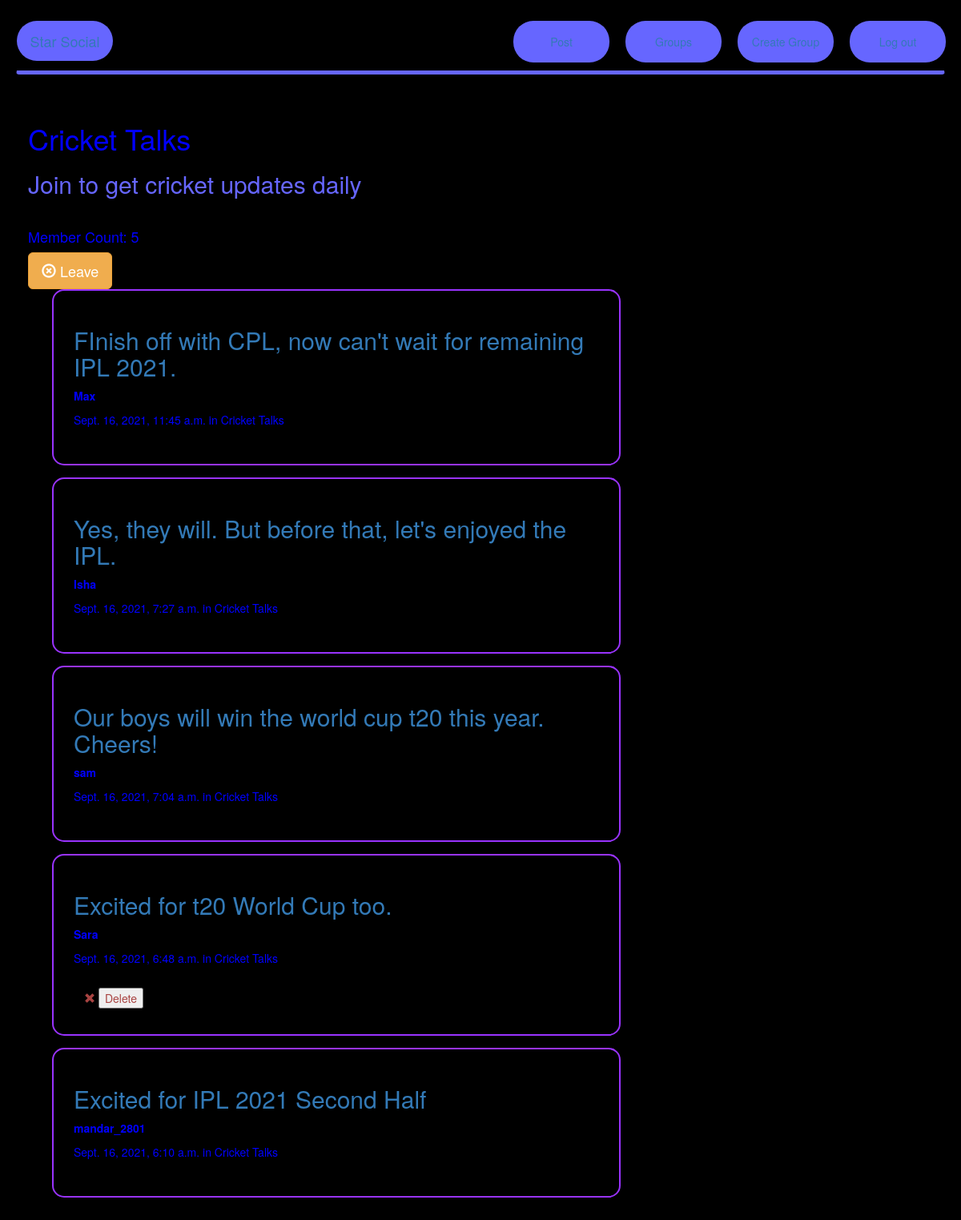
Screenshot of /groups/posts/in/cricket-talks/ (signed in) with the database file from the repository.
### groups/models.py (models this page shows, shortened)
class Group(models.Model):
    name = models.CharField(max_length=255, unique=True)
    slug = models.SlugField(allow_unicode=True, unique=True)
    description = models.TextField(blank=True, default='')
    description_html = models.TextField(editable=False, default='', blank=True)
    members = models.ManyToManyField(User,through="GroupMember")
    class Meta:
        ordering = ["name"]

### posts/models.py (models this page shows, shortened)
class Post(models.Model):
    user = models.ForeignKey(User, related_name="posts",on_delete=models.CASCADE)
    created_at = models.DateTimeField(auto_now=True)
    message = models.TextField()
    message_html = models.TextField(editable=False)
    group = models.ForeignKey(Group, related_name="posts",null=True, blank=True, on_delete=models.CASCADE)
    class Meta:
        ordering = ["-created_at"]
        unique_together = ["user", "message"]

### groups/views.py (the view)
# urls.py: path('posts/in/<slug:slug>/', views.SingleGroup.as_view(),name="single"),
class SingleGroup(generic.DetailView):
    model = Group

### groups/templates/groups/group_detail.html
{% extends "groups/group_base.html" %}
{% block pregroup %}
<h1>{{ group.name }}</h1>
<h2 class="groupDescription" >{{ group.description }}</h2>
<br>
<h4> Member Count: {{group.members.count}}</h4>
  <div class="content">
				{% if user in group.members.all %}
					<a href="{% url 'groups:leave' slug=group.slug %}" class="btn btn-lg btn-fill btn-warning">
            <span class="glyphicon glyphicon-remove-circle"></span> Leave
          </a>
				{% else %}
					<a href="{% url 'groups:join' slug=group.slug %}" class="btn btn-lg btn-fill btn-warning">
            <span class="glyphicon glyphicon-ok-circle"></span> Join
          </a>
				{% endif %}
    </div>
{% endblock %}
{% block group_content %}
    <div class="col-md-8">
    {% if group.posts.count == 0 %}
      	<h2>No posts in this group yet!</h2>
	  {% else %}
		    {% for post in group.posts.all %}
		  	    {% include "posts/_post.html" %}
		    {% endfor %}
	  {% endif %}
    </div>
{% endblock %}

### posts/templates/posts/_post.html (shortened to what this page needs)
<div class="post media postBody">
	<div class="media-body">
		<h2><a href="{% url 'posts:single' username=post.user.username pk=post.pk %}">{{  post.message }}</a></h2>
		<strong>{{ post.user.username }}</strong>
		<time class="time">{{ post.created_at }}</time>
		{% if post.group %}
		<span class="group-name">in {{ post.group.name }}</span>
		{% endif %}
        <br>
		<br>
		<div class="media-footer">
			{% if user.is_authenticated and post.user == user and not hide_delete %}
				<a href="{% url 'posts:delete' pk=post.pk %}" title="delete" class="btn btn-simple">
					<span class="glyphicon glyphicon-remove text-danger" aria-hidden="true"></span>
					<button  class="text-danger icon-label">Delete</button>
				</a>
			{% endif %}
		</div>
	</div>
</div>

### static/css/master.css (style rules this page uses)
html, body { height: 100%; width: 100%; overflow: hidden; background-color: black; margin: 0; }
.postBody { background-color: black; padding : 25px; margin: 15px; border-radius: 15px; margin-right: 25px; border: 2px solid #9933ff; }
.groupDescription { color: #6666ff; }

### rows the page displays
Group: name "Cricket Talks", description "Join to get cricket updates daily", members.count "5"
Post: message "FInish off with CPL, now can't wait for remaining IPL 2021.", user.username "Max", created_at "Sept. 16, 2021, 11:45 a.m.", group.name "Cricket Talks"
Post: message "Yes, they will. But before that, let's enjoyed the IPL.", user.username "Isha", created_at "Sept. 16, 2021, 7:27 a.m.", group.name "Cricket Talks"
Post: message "Our boys will win the world cup t20 this year. Cheers!", user.username "sam", created_at "Sept. 16, 2021, 7:04 a.m.", group.name "Cricket Talks"
Post: message "Excited for t20 World Cup too.", user.username "Sara", created_at "Sept. 16, 2021, 6:48 a.m.", group.name "Cricket Talks", shows "Delete"
Post: message "Excited for IPL 2021 Second Half", user.username "mandar_2801", created_at "Sept. 16, 2021, 6:10 a.m.", group.name "Cricket Talks"
